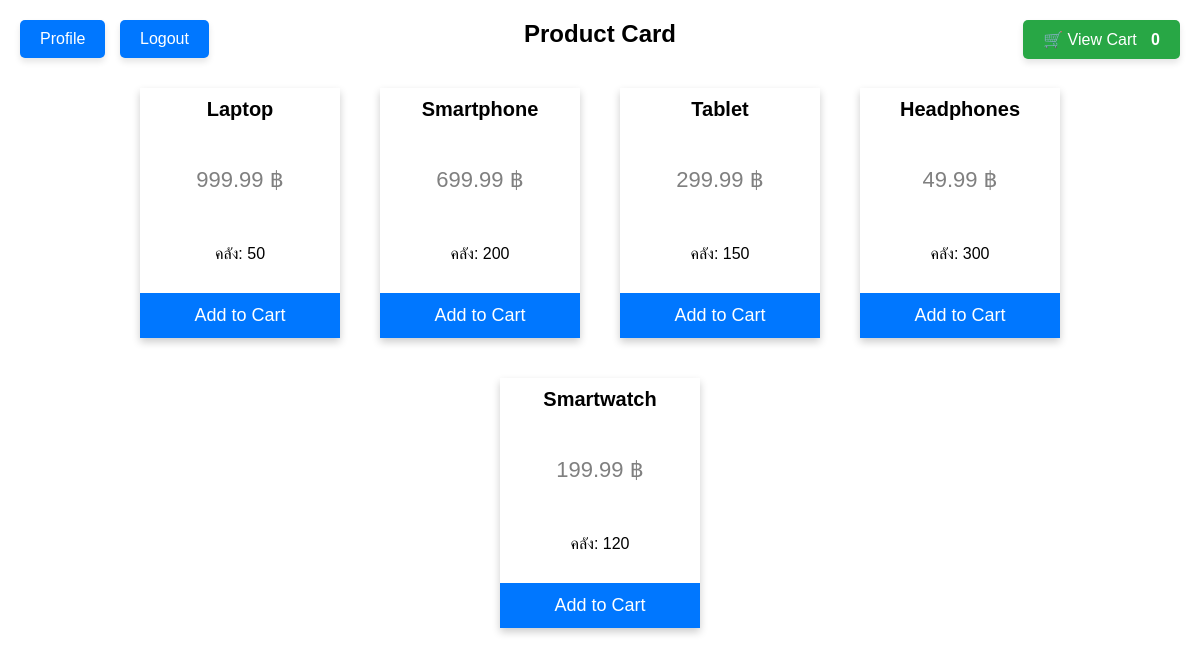
The page /Order.php on the database as committed earlier.
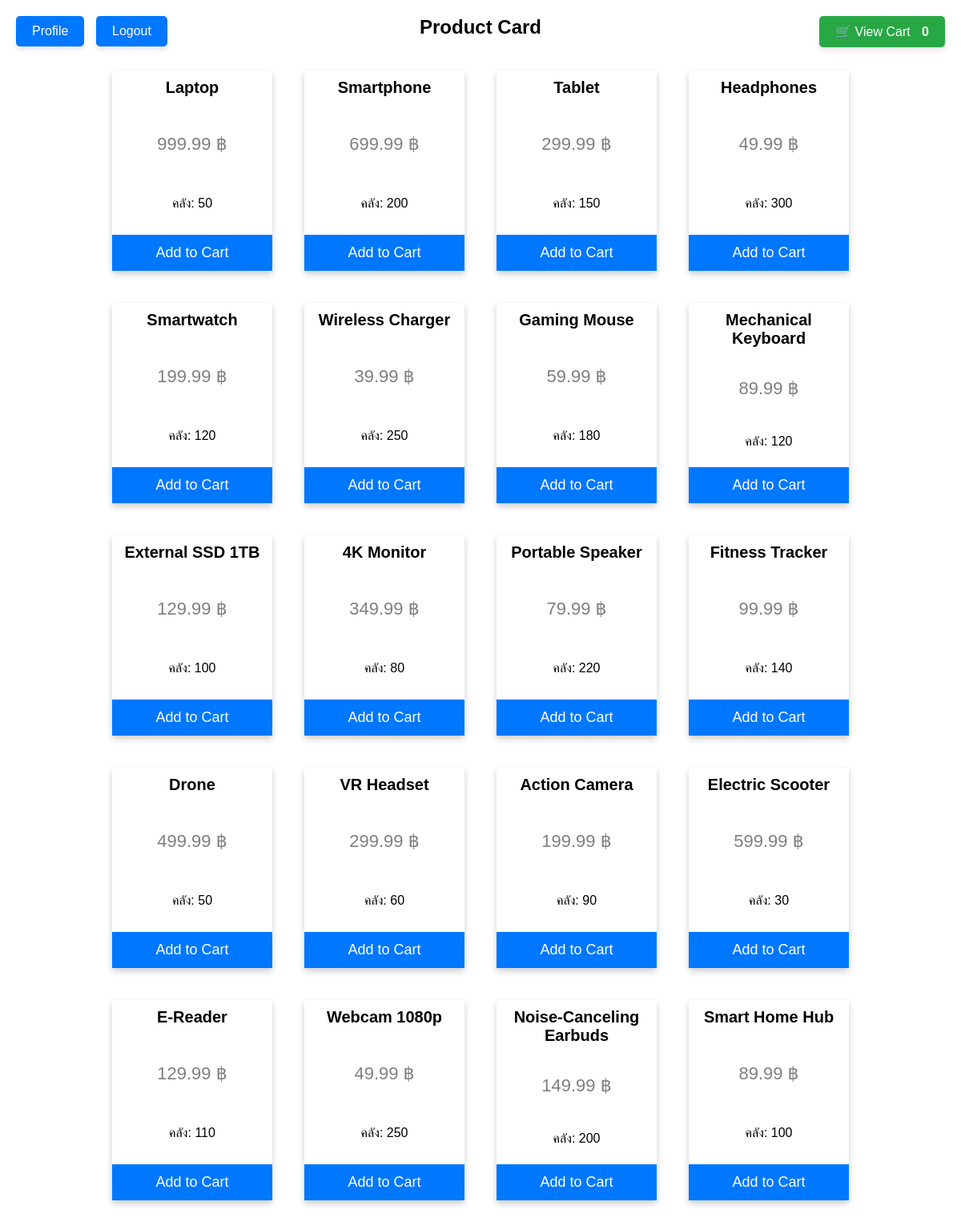
The same page on the database as committed later.
### tables this page shows
CREATE TABLE Product (
    IDProduct INT NOT NULL,
    ProductName VARCHAR(50) NULL DEFAULT NULL,
    PricePerUnit DECIMAL(10,2) NULL DEFAULT NULL,
    StockQty INT NULL DEFAULT NULL,
    PRIMARY KEY (IDProduct)
);

### Order.php (the view, shortened to what this page needs)
<!DOCTYPE html>
<html>
<head>
</head>
<body>
    <?php
    $link = mysqli_connect("localhost", "root", "", "demo", 3307);
    $query = "SELECT * FROM product";
    $result = mysqli_query($link, $query);
    ?>
    <div>
        <a href="Cart.php">
            <button class="cart-button">
                🛒 View Cart <span id="cart-count"><?php echo count($_SESSION["cart"]) ?></span>
            </button>
        </a>
        <a href="Profile.php">
            <button class="profile-button">Profile</span></button>
        </a>
        <a href="index.php">
            <button class="logout-button">Logout</span></button>
        </a>
        <h2 style="text-align:center">Product Card</h2>
    </div>
    <div class="container-product">
        <?php
        while ($row = mysqli_fetch_row($result)) {
            echo "
            <div class=card>
                <h1>$row[1]</h1>
                <p class=price>$row[2] ฿</p>
                <p class=qty>คลัง: $row[3]</p>
                <form class=card-form method=post>
                    <input type=hidden name=product_id value=$row[0]>
                    <input type=hidden name=product_name value=$row[1]>
                    <input type=hidden name=product_price value=$row[2]>
                    <button type=submit>Add to Cart</button>
                </form>
            </div>
        ";
        }
        ?>
    </div>
</body>
</html>

### Order.php (style rules this page uses)
body { font-family: Arial, sans-serif; }
.cart-button { position: fixed; top: 20px; right: 20px; background-color: #28a745; color: white; padding: 10px 20px; border: none; border-radius: 5px; font-size: 16px; cursor: pointer; box-shadow: 0 4px 6px rgba(0, 0, 0, 0.1); }
.profile-button { position: fixed; top: 20px; left: 20px; background-color: rgb(0, 119, 255); color: white; padding: 10px 20px; border: none; border-radius: 5px; font-size: 16px; cursor: pointer; box-shadow: 0 4px 6px rgba(0, 0, 0, 0.1); }
.logout-button { position: fixed; top: 20px; left: 120px; background-color: rgb(0, 119, 255); color: white; padding: 10px 20px; border: none; border-radius: 5px; font-size: 16px; cursor: pointer; box-shadow: 0 4px 6px rgba(0, 0, 0, 0.1); }
.cart-button span { margin-left: 10px; font-weight: bold; }
.card { width: 200px; height: 250px; display: flex; flex-direction: column; box-shadow: 0 4px 8px 0 rgba(0, 0, 0, 0.2); margin: 20px; text-align: center; font-family: arial; justify-content: space-between }
.card h1 { max-height: 48px; overflow: hidden; text-overflow: ellipsis; display: -webkit-box; -webkit-line-clamp: 2; -webkit-box-orient: vertical; font-size: 20px; margin: 10px 0; }
.price { color: grey; font-size: 22px; }
.card button { border: none; outline: 0; padding: 12px; color: white; background-color: rgb(0, 119, 255); text-align: center; cursor: pointer; width: 100%; font-size: 18px; }
.container-product { display: flex; flex-wrap: wrap; justify-content: center; align-items: center; }
.card-form { margin: 0px; }

Rows that differ between the two databases and show on the page:
added product: ProductName "Wireless Charger", PricePerUnit "39.99", StockQty "250"
added product: ProductName "Gaming Mouse", PricePerUnit "59.99", StockQty "180"
added product: ProductName "Mechanical Keyboard", PricePerUnit "89.99", StockQty "120"
added product: ProductName "External SSD 1TB", PricePerUnit "129.99", StockQty "100"
added product: ProductName "4K Monitor", PricePerUnit "349.99", StockQty "80"
added product: ProductName "Portable Speaker", PricePerUnit "79.99", StockQty "220"
added product: ProductName "Fitness Tracker", PricePerUnit "99.99", StockQty "140"
added product: ProductName "Drone", PricePerUnit "499.99", StockQty "50"
added product: ProductName "VR Headset", PricePerUnit "299.99", StockQty "60"
added product: ProductName "Action Camera", PricePerUnit "199.99", StockQty "90"
added product: ProductName "Electric Scooter", PricePerUnit "599.99", StockQty "30"
added product: ProductName "E-Reader", PricePerUnit "129.99", StockQty "110"
added product: ProductName "Webcam 1080p", PricePerUnit "49.99", StockQty "250"
added product: ProductName "Noise-Canceling Earbuds", PricePerUnit "149.99", StockQty "200"
added product: ProductName "Smart Home Hub", PricePerUnit "89.99", StockQty "100"
